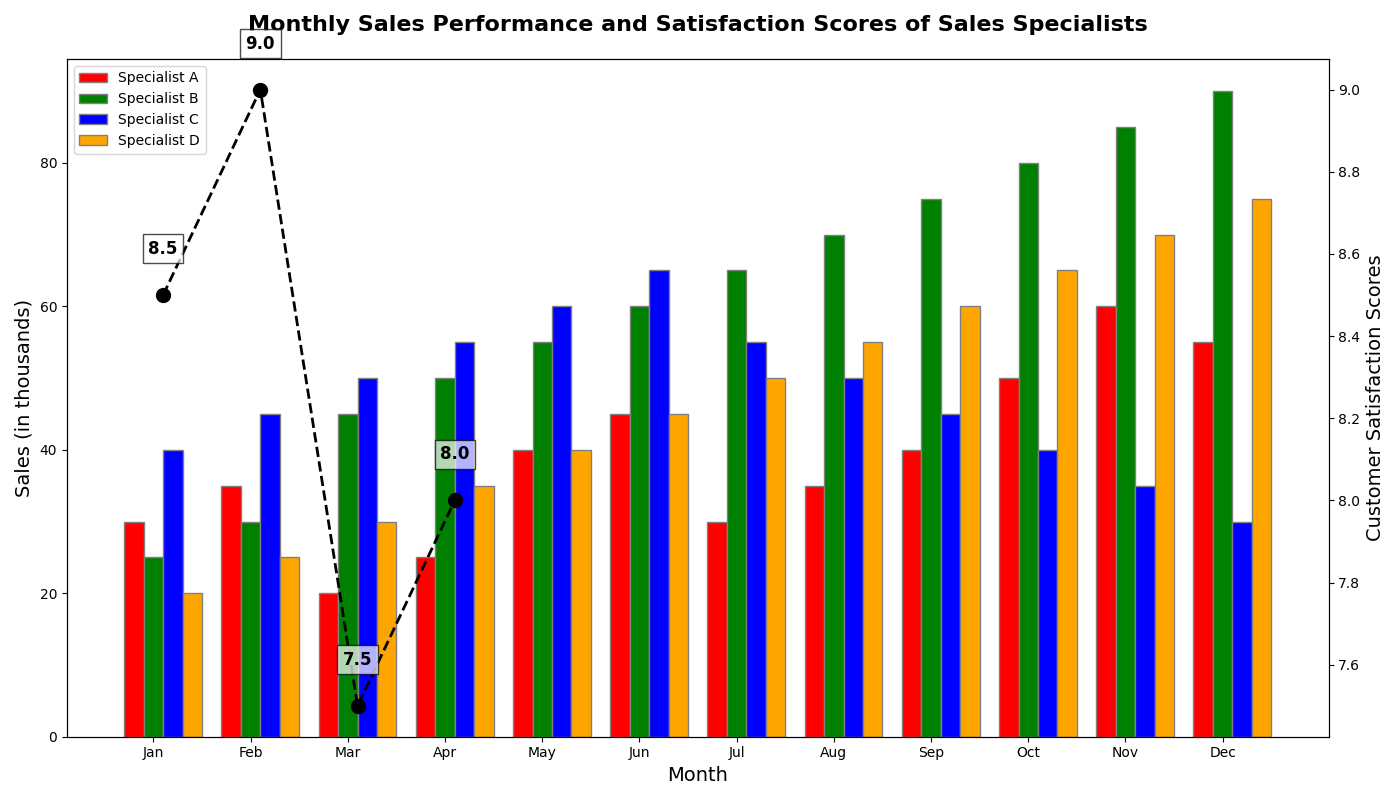

The script that drew this image:
import matplotlib.pyplot as plt
import numpy as np

# Backstory: An electronics store tracks the performance of its sales specialists based on monthly sales and customer satisfaction scores.
# The chart will illustrate the sales numbers and satisfaction scores for each specialist over a 12-month period.

# Sales specialists
specialists = ['Specialist A', 'Specialist B', 'Specialist C', 'Specialist D']

# Monthly sales data (in thousands)
monthly_sales = np.array([
    [30, 35, 20, 25, 40, 45, 30, 35, 40, 50, 60, 55],  # Specialist A
    [25, 30, 45, 50, 55, 60, 65, 70, 75, 80, 85, 90],  # Specialist B
    [40, 45, 50, 55, 60, 65, 55, 50, 45, 40, 35, 30],  # Specialist C
    [20, 25, 30, 35, 40, 45, 50, 55, 60, 65, 70, 75]   # Specialist D
])

# Average customer satisfaction scores (out of 10) for the year
satisfaction_scores = np.array([8.5, 9.0, 7.5, 8.0])

# Create the figure and subplots
fig, ax = plt.subplots(figsize=(14, 8))

# Bar width
bar_width = 0.2

# Positions of the bars on the x-axis
r1 = np.arange(len(monthly_sales[0]))
r2 = [x + bar_width for x in r1]
r3 = [x + bar_width for x in r2]
r4 = [x + bar_width for x in r3]

# Plot bars
ax.bar(r1, monthly_sales[0], color='r', width=bar_width, edgecolor='grey', label=specialists[0])
ax.bar(r2, monthly_sales[1], color='g', width=bar_width, edgecolor='grey', label=specialists[1])
ax.bar(r3, monthly_sales[2], color='b', width=bar_width, edgecolor='grey', label=specialists[2])
ax.bar(r4, monthly_sales[3], color='orange', width=bar_width, edgecolor='grey', label=specialists[3])

# Adding title and labels
ax.set_title('Monthly Sales Performance and Satisfaction Scores of Sales Specialists', fontsize=16, fontweight='bold', pad=20)
ax.set_xlabel('Month', fontsize=14)
ax.set_ylabel('Sales (in thousands)', fontsize=14)
ax.set_xticks([r + bar_width for r in range(len(monthly_sales[0]))])
ax.set_xticklabels(['Jan', 'Feb', 'Mar', 'Apr', 'May', 'Jun', 'Jul', 'Aug', 'Sep', 'Oct', 'Nov', 'Dec'])
ax.legend()

# Twin axes to show satisfaction scores
ax2 = ax.twinx()
ax2.plot([r + bar_width * 1.5 for r in range(len(specialists))], satisfaction_scores, color='k', marker='o', linestyle='--', linewidth=2, markersize=10)
ax2.set_ylabel('Customer Satisfaction Scores', fontsize=14)

# Display satisfaction scores above the points
for i, score in enumerate(satisfaction_scores):
    ax2.text(i + bar_width * 1.5, score + 0.1, str(score), color='black', ha='center', fontsize=12, fontweight='bold', bbox=dict(facecolor='white', alpha=0.7))

# Enhancing readability
plt.tight_layout()

# Show the plot
plt.show()
